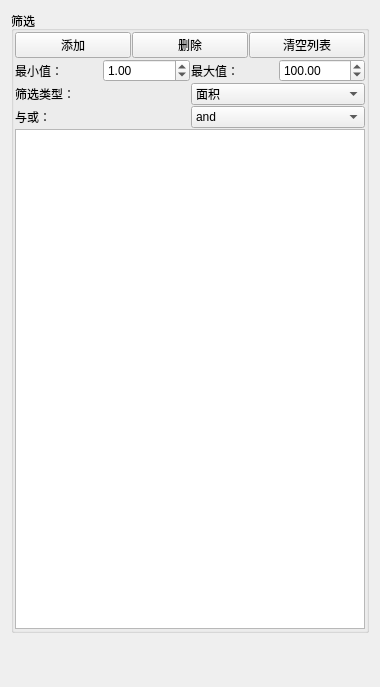
              <widget class="QWidget" name="scrollAreaWidgetContents_2">
               <property name="geometry">
                <rect>
                 <x>0</x>
                 <y>0</y>
                 <width>380</width>
                 <height>687</height>
                </rect>
               </property>
               <layout class="QVBoxLayout" name="verticalLayout_12">
                <item>
                 <widget class="QGroupBox" name="groupBox_2">
                  <property name="title">
                   <string>筛选</string>
                  </property>
                  <layout class="QGridLayout" name="gridLayout_5">
                   <property name="leftMargin">
                    <number>1</number>
                   </property>
                   <property name="topMargin">
                    <number>1</number>
                   </property>
                   <property name="rightMargin">
                    <number>1</number>
                   </property>
                   <property name="bottomMargin">
                    <number>1</number>
                   </property>
                   <property name="spacing">
                    <number>1</number>
                   </property>
                   <item row="0" column="0">
                    <layout class="QVBoxLayout" name="verticalLayout_5" stretch="1,2">
                     <item>
                      <layout class="QVBoxLayout" name="verticalLayout_4">
                       <item>
                        <layout class="QHBoxLayout" name="horizontalLayout">
                         <item>
                          <widget class="QPushButton" name="pb_AddFeature_Blob">
                           <property name="text">
                            <string>添加</string>
                           </property>
                          </widget>
                         </item>
                         <item>
                          <widget class="QPushButton" name="pb_DeleteFeature_Blob">
                           <property name="text">
                            <string>删除</string>
                           </property>
                          </widget>
                         </item>
                         <item>
                          <widget class="QPushButton" name="pb_ClearFeature_Blob">
                           <property name="text">
                            <string>清空列表</string>
                           </property>
                          </widget>
                         </item>
                        </layout>
                       </item>
                       <item>
                        <layout class="QHBoxLayout" name="horizontalLayout_59">
                         <item>
                          <layout class="QHBoxLayout" name="horizontalLayout_61">
                           <item>
                            <widget class="QLabel" name="label_90">
                             <property name="text">
                              <string>最小值：</string>
                             </property>
                            </widget>
                           </item>
                           <item>
                            <widget class="QDoubleSpinBox" name="dspb_MinValue_FeaturesFilter_Blob">
                             <property name="maximum">
                              <double>999999999.000000000000000</double>
                             </property>
                             <property name="singleStep">
                              <double>0.010000000000000</double>
                             </property>
                             <property name="value">
                              <double>1.000000000000000</double>
                             </property>
                            </widget>
                           </item>
                          </layout>
                         </item>
                         <item>
                          <layout class="QHBoxLayout" name="horizontalLayout_62">
                           <item>
                            <widget class="QLabel" name="label_91">
                             <property name="text">
                              <string>最大值：</string>
                             </property>
                            </widget>
                           </item>
                           <item>
                            <widget class="QDoubleSpinBox" name="dspb_MaxValue_FeaturesFilter_Blob">
                             <property name="maximum">
                              <double>999999999.000000000000000</double>
                             </property>
                             <property name="singleStep">
                              <double>0.010000000000000</double>
                             </property>
                             <property name="value">
                              <double>100.000000000000000</double>
                             </property>
                            </widget>
                           </item>
                          </layout>
                         </item>
                        </layout>
                       </item>
                       <item>
                        <layout class="QHBoxLayout" name="horizontalLayout_58">
                         <item>
                          <widget class="QLabel" name="label_89">
                           <property name="text">
                            <string>筛选类型：</string>
                           </property>
                          </widget>
                         </item>
                         <item>
                          <widget class="QComboBox" name="cmb_FeaturesFilter_Blob">
                           <item>
                            <property name="text">
                             <string>面积</string>
                            </property>
                           </item>
                           <item>
                            <property name="text">
                             <string>X</string>
                            </property>
                           </item>
                           <item>
                            <property name="text">
                             <string>Y</string>
                            </property>
                           </item>
                           <item>
                            <property name="text">
                             <string>角度</string>
                            </property>
                           </item>
                           <item>
                            <property name="text">
                             <string>圆度</string>
                            </property>
                           </item>
                           <item>
                            <property name="text">
                             <string>紧密度</string>
                            </property>
                           </item>
                           <item>
                            <property name="text">
                             <string>凸度</string>
                            </property>
                           </item>
                           <item>
                            <property name="text">
                             <string>矩形度</string>
                            </property>
                           </item>
                           <item>
                            <property name="text">
                             <string>高度</string>
                            </property>
                           </item>
                           <item>
                            <property name="text">
                             <string>宽度</string>
                            </property>
                           </item>
                           <item>
                            <property name="text">
                             <string>最小外接圆半径</string>
                            </property>
                           </item>
                           <item>
                            <property name="text">
                             <string>最大内接圆半径</string>
                            </property>
                           </item>
                           <item>
                            <property name="text">
                             <string>最小外接矩半长</string>
                            </property>
                           </item>
                           <item>
                            <property name="text">
                             <string>最小外接矩半宽</string>
                            </property>
                           </item>
                           <item>
                            <property name="text">
                             <string>最小外接矩角度</string>
                            </property>
                           </item>
                          </widget>
                         </item>
                        </layout>
                       </item>
                       <item>
                        <layout class="QHBoxLayout" name="horizontalLayout_60">
                         <item>
                          <widget class="QLabel" name="label_92">
                           <property name="text">
                            <string>与或：</string>
                           </property>
                          </widget>
                         </item>
                         <item>
                          <widget class="QComboBox" name="cmb_AndOr_Blob">
                           <item>
                            <property name="text">
                             <string>and</string>
                            </property>
                           </item>
                           <item>
                            <property name="text">
                             <string>or</string>
                            </property>
                           </item>
                          </widget>
                         </item>
                        </layout>
                       </item>
                      </layout>
                     </item>
                     <item>
                      <widget class="QListWidget" name="listWidget_FeaturesFilter_Blob">
                       <property name="minimumSize">
                        <size>
                         <width>0</width>
                         <height>500</height>
                        </size>
                       </property>
                      </widget>
                     </item>
                    </layout>
                   </item>
                  </layout>
                 </widget>
                </item>
                <item>
                 <spacer name="verticalSpacer">
                  <property name="orientation">
                   <enum>Qt::Vertical</enum>
                  </property>
                  <property name="sizeHint" stdset="0">
                   <size>
                    <width>20</width>
                    <height>40</height>
                   </size>
                  </property>
                 </spacer>
                </item>
               </layout>
              </widget>
